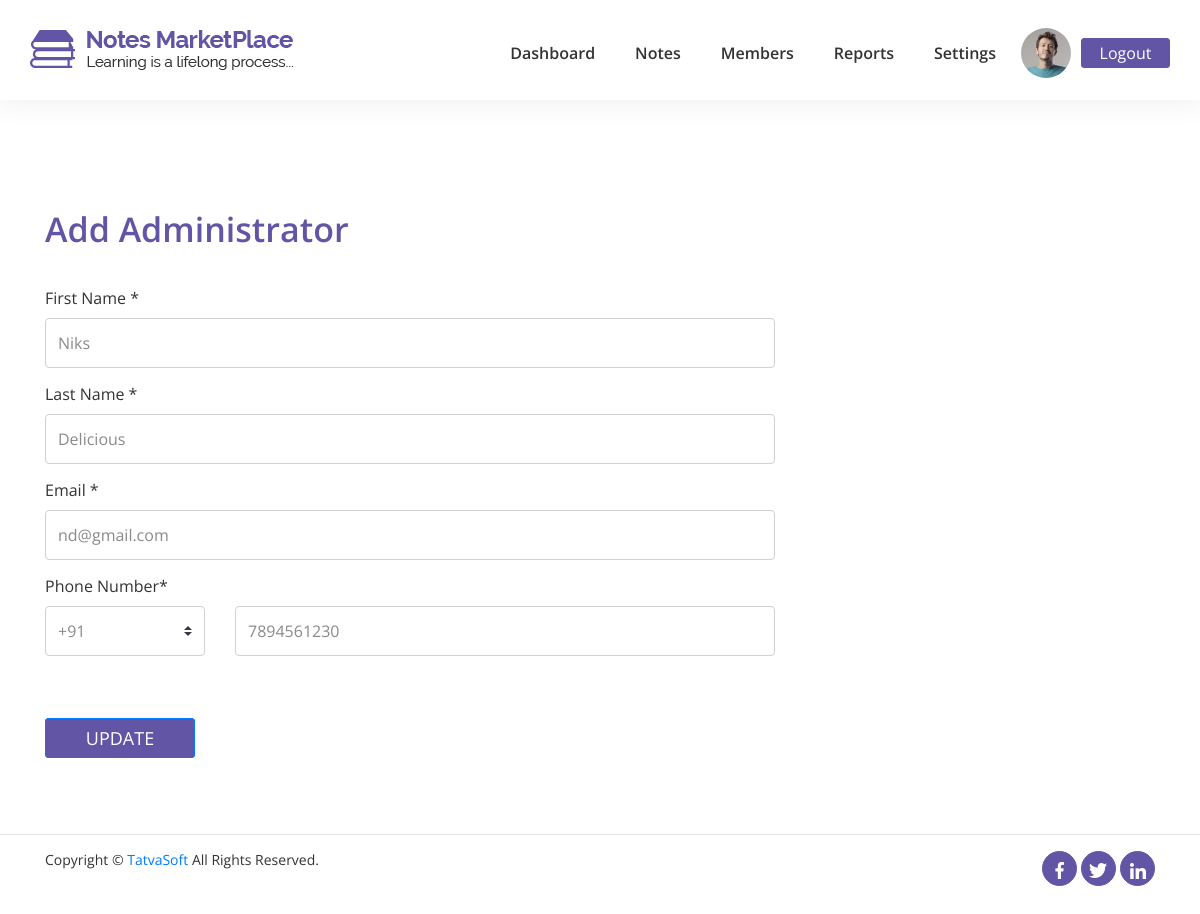
Screenshot of /admin/add_administrator.php?editadmin=80 (signed in) with the database file from the repository.
### tables this page shows
CREATE TABLE `users` (
  `ID` int(11) NOT NULL,
  `RoleID` int(11) NOT NULL,
  `FirstName` varchar(50) NOT NULL,
  `LastName` varchar(50) NOT NULL,
  `EmailID` varchar(100) NOT NULL,
  `Password` varchar(60) NOT NULL,
  `password for you` varchar(255) DEFAULT NULL,
  `IsEmailVerified` bit(1) NOT NULL DEFAULT b'0',
  `Token` varchar(255) NOT NULL,
  `CreatedDate` datetime DEFAULT current_timestamp(),
  `CreatedBy` int(11) DEFAULT NULL,
  `ModifiedDate` datetime DEFAULT NULL,
  `ModifiedBy` int(11) DEFAULT NULL,
  `IsActive` bit(1) NOT NULL DEFAULT b'1'
);

CREATE TABLE `userprofile` (
  `ID` int(11) NOT NULL,
  `UserID` int(11) NOT NULL,
  `DOB` datetime DEFAULT NULL,
  `Gender` int(11) DEFAULT NULL,
  `SecondaryEmailAddress` varchar(100) DEFAULT NULL,
  `PhoneNumber_CountryCode` varchar(5) NOT NULL,
  `PhoneNumber` varchar(20) NOT NULL,
  `ProfilePicture` varchar(500) DEFAULT NULL,
  `AddressLine1` varchar(100) NOT NULL,
  `AddressLine2` varchar(100) NOT NULL,
  `City` varchar(50) NOT NULL,
  `State` varchar(50) NOT NULL,
  `ZipCode` varchar(50) NOT NULL,
  `Country` varchar(50) NOT NULL,
  `University` varchar(100) DEFAULT NULL,
  `College` varchar(100) DEFAULT NULL,
  `CreatedDate` datetime DEFAULT current_timestamp(),
  `CreatedBy` int(11) DEFAULT NULL,
  `ModifiedDate` datetime DEFAULT NULL,
  `ModifiedBy` int(11) DEFAULT NULL,
  `IsActive` bit(1) NOT NULL DEFAULT b'1'
);

CREATE TABLE `countries` (
  `ID` int(11) NOT NULL,
  `Name` varchar(100) NOT NULL,
  `CountryCode` varchar(100) NOT NULL,
  `CreatedDate` datetime DEFAULT current_timestamp(),
  `CreatedBy` int(11) DEFAULT NULL,
  `ModifiedDate` datetime DEFAULT NULL,
  `ModifiedBy` int(11) DEFAULT NULL,
  `IsActive` bit(1) NOT NULL DEFAULT b'1'
);

### admin/add_administrator.php (the view, shortened to what this page needs)
<?php
include '../php/dbcon.php';
if(isset($_GET['editadmin'])){
    $user = $_GET['editadmin'];
    $selec = mysqli_query($con,"select * from users where ID=$user");
    $res_u = mysqli_fetch_assoc($selec);
    $selecp = mysqli_query($con,"select PhoneNumber_CountryCode as cc,PhoneNumber as phone from userprofile where UserID=$user");
    $res_p=mysqli_fetch_assoc($selecp);
}
        ?>
<!DOCTYPE html>
<html lang="en">
<?php include '../php/front-header-admin.php'; ?>
    <div class="container form-wrap">
        <form method="post" action="<?php echo htmlentities($_SERVER['PHP_SELF']); ?>">
            <div class="user-heading">
                <h3>Add Administrator</h3>
            </div>
            <div class="row">
                <div class="col-md-8">
                    <div class="form-group">
                        <label for="exampleInputfname">First Name *</label>
                        <input type="text" class="form-control" id="exampleInputfname" placeholder="Enter your first name" pattern="[a-zA-Z]{3,}" title="At least three letters Required and all character must be alphabets" required name="fname" <?php if(isset($_GET['editadmin'])){echo 'Value='.$res_u['FirstName'];} ?>  >
                    </div>
                    <div class="form-group">
                        <label for="exampleInputlname">Last Name *</label>
                        <input type="text" class="form-control" id="exampleInputlname" placeholder="Enter your last name" pattern="[a-zA-Z]{3,}" title="At least three letters Required and all character must be alphabets" required name="lname" <?php if(isset($_GET['editadmin'])){echo 'Value='.$res_u['LastName'];} ?> >
                    </div>
                    <div class="form-group">
                        <label for="exampleInputEmail1">Email *</label>
                        <input type="email" class="form-control" id="exampleInputEmail1" aria-describedby="emailHelp" placeholder="Enter your email address" name="email" <?php if(isset($_GET['editadmin'])){echo 'Value='.$res_u['EmailID'];} ?> >
                    </div>
                    <div class="form-group col-md-12" style="padding: 0;">
                        <label for="exampleInputfname">Phone Number*</label>
                        <div class="row">
                            <div class="col-md-3" style="width: 30%;">
                            <div class="input-group mb-3">
                                <select class="custom-select" id="inputGroupSelect01" name="ccode" required>
                                    <?php
                                    $country = "select * from countries where IsActive=1";
                                    $countryquery = mysqli_query($con,$country);
                                    $countryrows = mysqli_num_rows($countryquery);
                                    for($i=1;$i<=$countryrows;$i++){
                                    $countryrow = mysqli_fetch_array($countryquery);
                                        ?>
                                        <option value="<?php echo $countryrow['CountryCode'] ?>" <?php if(isset($_GET['editadmin'])){if($countryrow['CountryCode']==$res_p['cc']){echo "selected";}} ?> ><?php echo $countryrow['CountryCode'] ?></option>
                                        <?php
                                    }
                                    ?>
                                </select>
                            </div>
                        </div>
                            <div class="col-md-9" style="width: 70%;">
                                <input type="text" class="form-control" id="exampleInputlname" placeholder="Enter your phone number" pattern="[0-9]{10}" title="Phone number must have 10 digits" required name="phone" <?php if(isset($_GET['editadmin'])){echo 'Value='.$res_p['phone'];} ?>>
                            </div>
                        </div>
                    </div>
                </div>
            </div>
            <button type="submit" class="btn btn-primary m-top-30 m-bottom-60" id="submit-btn-user" name="<?php if(isset($_GET['editadmin'])){echo "update";}
            else{echo "submit";}?>">
            <?php if(isset($_GET['editadmin'])){echo "UPDATE";}
            else{echo "SUBMIT";}?></button>
        </form>
    </div>
 <?php include '../php/footer.php'; ?>
</html>

### css/style.css (style rules this page uses)
* { margin: 0px; padding: 0px; box-sizing: border-box; }
body, html { height: 100%; font-family: Open Sans; }
.m-top-30 { margin-top: 30px; }
.form-group label { font-size: 16px; font-weight: 400; line-height: 20px; color: #333333; padding-bottom: 10px; }
.form-group input { font-family: Open Sans; font-size: 16px; font-weight: 400; line-height: 20px; color: #000; height: 50px; border: 1px solid #d1d1d1; }
.form-wrap .form-group input { font-family: Open Sans; font-size: 16px; font-weight: 400; line-height: 20px; color: #8a8a8a; height: 50px; border: 1px solid #d1d1d1; }
.form-group .input-group .custom-select option { font-weight: 400 !important; font-family: Open Sans !important; font-size: 16px !important; line-height: 20px !important; color: #8a8a8a !important; }
.form-group .input-group select { font-family: Open Sans; font-size: 16px; font-weight: 400; line-height: 20px; color: #8a8a8a; height: 50px; border: 1px solid #d1d1d1; }
input { font-family: Open Sans; font-size: 16px; font-weight: 400; line-height: 20px; color: #000; }
label { margin: 0; display: block; }
.user-heading h3 { font-family: Open Sans; font-size: 34px; font-weight: 600; line-height: 38px; color: #6255a5; padding: 60px 0 40px 0; margin: 0; }
#submit-btn-user { background: #6255a5; width: 150px; height: 40px; border-radius: 3px; -webkit-text-decoration-color: #fff; text-decoration-color: #fff; font-style: Open Sans; font-size: 18px; line-height: 22px; -webkit-transition: all 0.6s; transition: all 0.6s; }
.m-bottom-60 { margin-bottom: 60px; }
select { font-family: Open Sans; text-overflow: ellipsis; white-space: nowrap; }
option { font-family: Open Sans; color: dimgrey !important; font-weight: 100; }

### rows the page displays
users: fname "Niks", lname "Delicious", email "nd@gmail.com"
userprofile: ccode "+91", phone "7894561230"
